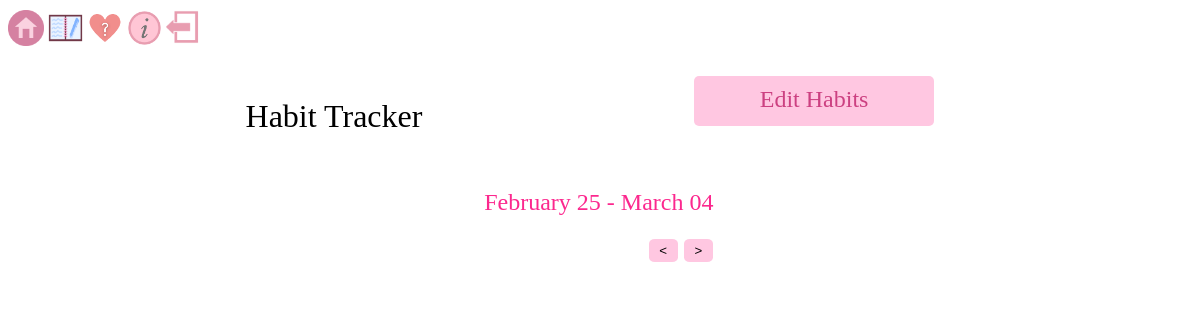
The app's page /habittracker (signed in), older data.
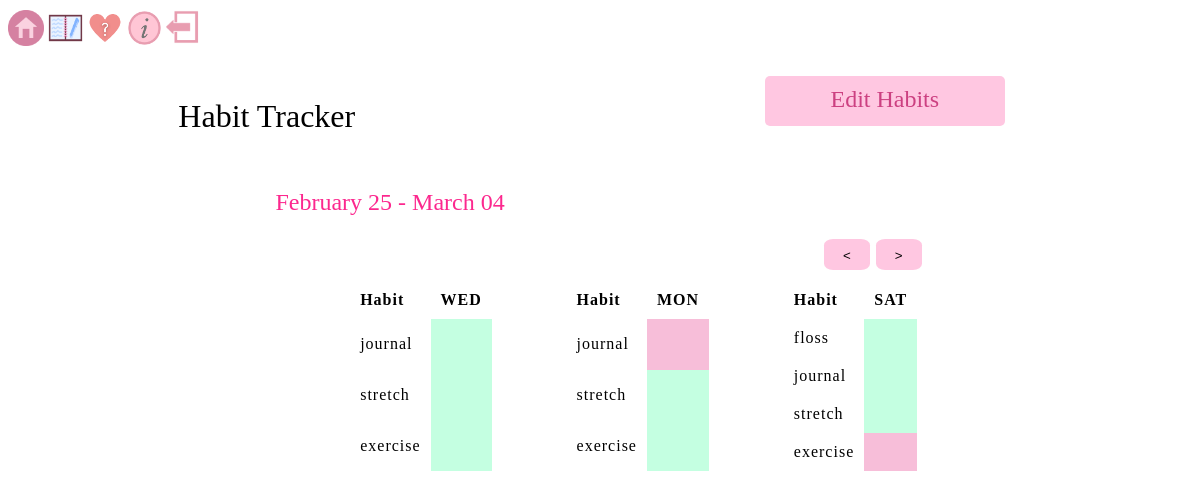
The same page, newer data.
### app/models.py (models this page shows, shortened)
class Habit(db.Model):
    id = db.Column(db.Integer, primary_key=True)
    habit_name = db.Column(db.String(50), unique=False, nullable=False)
    habit_done = db.Column(db.Boolean, default=False, nullable=False)
    user_id = db.Column(db.Integer, db.ForeignKey('user.id'), nullable=False)
    date = db.Column(db.Date, nullable=False, default=date.today())

### app/routes.py (the view)
@app.route("/habittracker")
@login_required
def habittracker():
    todays_date= date.today()
    lastweek= todays_date - timedelta(days=7)
    habit0 = Habit.query.filter_by(user_id=current_user.id, date=todays_date)
    if habit0.first() is None:
        habit0= 'Null'
    habit1 = Habit.query.filter_by(user_id=current_user.id, date=todays_date-timedelta(days=1))
    if habit1.first() is None:
        habit1= 'Null'
    habit2 = Habit.query.filter_by(user_id=current_user.id, date=todays_date-timedelta(days=2))
    if habit2.first() is None:
        habit2= 'Null'
    habit3 = Habit.query.filter_by(user_id=current_user.id, date=todays_date-timedelta(days=3))
    if habit3.first() is None:
        habit3= 'Null'
    habit4 = Habit.query.filter_by(user_id=current_user.id, date=todays_date-timedelta(days=4))
    if habit4.first() is None:
        habit4= 'Null'
    habit5 = Habit.query.filter_by(user_id=current_user.id, date=todays_date-timedelta(days=5))
    if habit5.first() is None:
        habit5= 'Null'
    habit6 = Habit.query.filter_by(user_id=current_user.id, date=todays_date-timedelta(days=6))
    if habit6.first() is None:
        habit6= 'Null'
    return render_template("habittracker.html", todays_date=todays_date, lastweek=lastweek, habit1=habit1, habit2=habit2, habit3=habit3, habit4=habit4, habit5=habit5, habit6=habit6, habit0=habit0, title="Habit Tracker")

### app/models.py (called while the page is built)
@login_manager.user_loader
def load_user(user_id):
    return User.query.get(int(user_id))

### app/templates/habittracker.html (shortened to what this page needs)
<!doctype html>
<html lang="en">
    <head>
        <link rel="stylesheet" href="static\habit.css">
        <div>
            <a class="nav-link" href="/mainpage"><img src="static\images\home.png " width="3%"></a>
            <a class="nav-link" href="/journal"><img src="static\images\journal_icon.png " width="3%"></a>
            <a class="nav-link" href="/moodtracker"><img src="static\images\moodtracker_icon.png " width="3%"></a>
            <a class="nav-link" href="/info"><img src="static\images\information_icon.png " width="3%"></a>
            <a class="nav-link" href="/"><img src="static\images\logout_icon.png " width="3%"></a>
        </div>
    </head>
    <body >
        <div class="container">
            <a id="habit_button" href="/habit_update">Edit Habits</a>
            <h1> Habit Tracker </h1>
            <div id="week">
                <h2>{{ lastweek.strftime("%B %d") }} - {{ todays_date.strftime("%B %d") }}</h2>
                <form action= "/nexthabittracker" method="POST" id="nextButton" >
                    <input type="submit" value=">">
                </form>
                <form action= "/prevhabittracker" method="POST" id="backButton" >
                    <input type="submit" value="<">
                </form>
                <div class="days">
                    {% if habit2 != 'Null' %}
                        <table class="tue">
                            <thead>
                                <tr>
                                    <th scope="col" style="text-align: left;">Habit</th>
                                    <th  scope="col"> {{ habit2[0].date.strftime("%a")|upper  }} </th>
                                </tr>
                            </thead><br/>
                            <tbody>
                                {% for habit in habit2 %}
                                    <tr>
                                        <td scope="row" id="habit"> {{ habit.habit_name }}  </td>
                                        {% if habit.habit_done == True %}
                                            <td id ="habit2t"></td>
                                        {% endif %}
                                    </tr>
                                {% endfor %}
                            </tbody>
                        </table>
                    {% endif %}
                    {% if habit4 != 'Null' %}
                        <table class="thu">
                            <thead>
                                <tr>
                                    <th scope="col" style="text-align: left;">Habit</th>
                                    <th  scope="col"> {{ habit4[0].date.strftime("%a")|upper }}</th>
                                </tr>
                            </thead><br/>
                            <tbody>
                                {% for habit in habit4 %}
                                    <tr>
                                        <td scope="row" id="habit"> {{ habit.habit_name }}  </td>
                                        {% if habit.habit_done == True %}
                                            <td id ="habit4t"></td>
                                        {% elif habit.habit_done == False %}
                                            <td id ="habit4f"></td>
                                        {% endif %}
                                    </tr>
                                {% endfor %}
                            </tbody>
                        </table>
                    {% endif %}
                    {% if habit6 != 'Null' %}
                        <table class="sat">
                            <thead>
                                <tr>
                                    <th scope="col" style="text-align: left;">Habit</th>
                                    <th  scope="col"> {{ habit6[0].date.strftime("%a")|upper }}</th>
                                </tr>
                            </thead><br/>
                            <tbody>
                                {% for habit in habit6 %}
                                    <tr>
                                        <td scope="row" id="habit"> {{ habit.habit_name }}  </td>
                                        {% if habit.habit_done == True %}
                                            <td id ="habit6t"></td>
                                        {% elif habit.habit_done == False %}
                                            <td id ="habit6f"></td>
                                        {% endif %}
                                    </tr>
                                {% endfor %}
                            </tbody>
                        </table>
                    {% endif %}
                </div>
            </div>
        </div>
    </body>
</html>

### app/static/habit.css (style rules this page uses)
body { font-family: serif; }
.container { display: grid; width: fixed; height: fixed; margin: 2%; display: grid; padding: 3px; grid-gap: 10px; grid-template-areas: "title blank edit" "habits habits habits" }
h1 { grid-area: title; font-weight: normal; overflow: auto; height: 40px; text-align: right; padding-right: 5%; }
input[type="submit"] { background: none; border: none; }
#habit_button { grid-area: edit; overflow: auto; height: 30px; width: 220px; background: rgb(255, 199, 225); color: rgb(204, 64, 129); font-size: x-large; padding: 10px; margin: 0px; text-align: center; border-radius: 5px; text-decoration: none; }
#week { justify-self: center; grid-area: habits; overflow: auto; min-height: 200px; min-width: 60px; }
h2 { color: #FC288E; font-weight: normal; }
td, th { padding: 10px; }
table { letter-spacing: 1px; border-collapse: collapse; }
#backButton, #nextButton { float: right; padding-top: 1%; padding-bottom: 1%; padding-left: 2%; padding-right: 2%; border-radius: 20%; background-color: rgb(255, 199, 225); color: white; margin: 3px; }
.days { width: fixed; height: fixed; margin-top: 10%; display: grid; grid-gap: 30px; grid-template-areas: "sun mon tue wed thu fri sat" }
.tue { grid-area: tue; overflow: auto; width: 100px; }
.thu { grid-area: thu; overflow: auto; width: 100px; }
.sat { grid-area: sat; overflow: auto; width: 100px; }

### app/templates/habittracker.html (style rules this page uses)
#habit2t { background-color: #C4FFE1; }
#habit4f { background-color: #F7BED9; }
#habit4t { background-color: #C4FFE1; }
#habit6t { background-color: #C4FFE1; }
#habit6f { background-color: #F7BED9; }

Row changes from the older to the newer data that the page shows:
added Habit: date "WED", habit_name "journal", habit_done True (drawn), shown under "February 25 - March 04"
added Habit: habit_name "stretch", habit_done True (drawn), shown under "February 25 - March 04"
added Habit: habit_name "exercise", habit_done True (drawn), shown under "February 25 - March 04"
added Habit: date "MON", habit_name "journal", habit_done False (drawn)
added Habit: habit_name "stretch", habit_done True (drawn)
added Habit: habit_name "exercise", habit_done True (drawn)
added Habit: date "SAT", habit_name "floss", habit_done True (drawn)
added Habit: habit_name "journal", habit_done True (drawn)
added Habit: habit_name "stretch", habit_done True (drawn)
added Habit: habit_name "exercise", habit_done False (drawn)
Text that changed along with them:
text now shown: "Habit Habit Habit"
